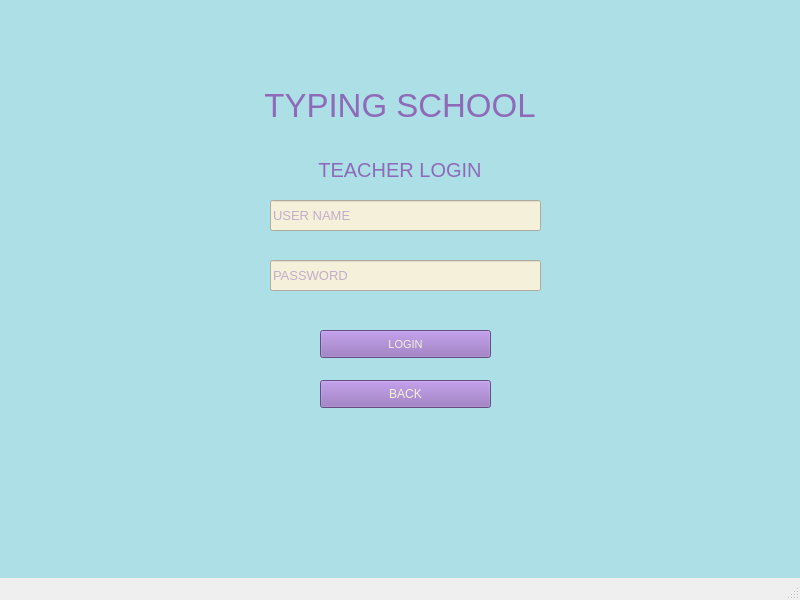
<?xml version="1.0" encoding="UTF-8"?>
<ui version="4.0">
 <class>TeacherWindow</class>
 <widget class="QMainWindow" name="TeacherWindow">
  <property name="geometry">
   <rect>
    <x>0</x>
    <y>0</y>
    <width>800</width>
    <height>600</height>
   </rect>
  </property>
  <property name="minimumSize">
   <size>
    <width>800</width>
    <height>600</height>
   </size>
  </property>
  <property name="maximumSize">
   <size>
    <width>800</width>
    <height>600</height>
   </size>
  </property>
  <property name="windowTitle">
   <string>MainWindow</string>
  </property>
  <property name="styleSheet">
   <string notr="true"/>
  </property>
  <widget class="QWidget" name="centralwidget">
   <widget class="QPushButton" name="tloginbutton">
    <property name="geometry">
     <rect>
      <x>320</x>
      <y>330</y>
      <width>171</width>
      <height>28</height>
     </rect>
    </property>
    <property name="font">
     <font>
      <pointsize>8</pointsize>
     </font>
    </property>
    <property name="styleSheet">
     <string notr="true">QPushButton{
	background-color: rgb(143, 106, 185);
	color: rgb(245, 240, 218);
}
QPushButton::hover{
	background-color: rgb(115, 80, 139);
	color: rgb(245, 240, 218);
}
QPushButton::pressed{
	background-color: rgb(81, 65, 108);
    padding-left:5px;
	color: rgb(245, 240, 218);
    padding-top:5px;
}</string>
    </property>
    <property name="text">
     <string>LOGIN</string>
    </property>
   </widget>
   <widget class="QLineEdit" name="usernameline">
    <property name="geometry">
     <rect>
      <x>270</x>
      <y>200</y>
      <width>271</width>
      <height>31</height>
     </rect>
    </property>
    <property name="font">
     <font>
      <pointsize>10</pointsize>
     </font>
    </property>
    <property name="styleSheet">
     <string notr="true">background-color: rgb(245, 240, 218);
color:  rgb(143, 106, 185);</string>
    </property>
    <property name="placeholderText">
     <string>USER NAME</string>
    </property>
   </widget>
   <widget class="QLineEdit" name="tpasswordline">
    <property name="geometry">
     <rect>
      <x>270</x>
      <y>260</y>
      <width>271</width>
      <height>31</height>
     </rect>
    </property>
    <property name="font">
     <font>
      <pointsize>10</pointsize>
     </font>
    </property>
    <property name="styleSheet">
     <string notr="true">background-color: rgb(245, 240, 218);
color:  rgb(143, 106, 185);</string>
    </property>
    <property name="echoMode">
     <enum>QLineEdit::Password</enum>
    </property>
    <property name="placeholderText">
     <string>PASSWORD</string>
    </property>
   </widget>
   <widget class="QPushButton" name="tbackbutton">
    <property name="geometry">
     <rect>
      <x>320</x>
      <y>380</y>
      <width>171</width>
      <height>28</height>
     </rect>
    </property>
    <property name="styleSheet">
     <string notr="true">QPushButton{
	background-color: rgb(143, 106, 185);
	color: rgb(245, 240, 218);
}
QPushButton::hover{
	background-color: rgb(115, 80, 139);
	color: rgb(245, 240, 218);
}
QPushButton::pressed{
	background-color: rgb(81, 65, 108);
    padding-left:5px;
	color: rgb(245, 240, 218);
    padding-top:5px;
}</string>
    </property>
    <property name="text">
     <string>BACK</string>
    </property>
   </widget>
   <widget class="QLabel" name="message">
    <property name="geometry">
     <rect>
      <x>170</x>
      <y>300</y>
      <width>460</width>
      <height>20</height>
     </rect>
    </property>
    <property name="font">
     <font>
      <pointsize>10</pointsize>
      <weight>75</weight>
      <bold>true</bold>
     </font>
    </property>
    <property name="styleSheet">
     <string notr="true">color:  rgb(143, 106, 185);</string>
    </property>
    <property name="text">
     <string/>
    </property>
    <property name="alignment">
     <set>Qt::AlignCenter</set>
    </property>
   </widget>
   <widget class="QLabel" name="label">
    <property name="geometry">
     <rect>
      <x>0</x>
      <y>0</y>
      <width>800</width>
      <height>600</height>
     </rect>
    </property>
    <property name="styleSheet">
     <string notr="true">background-color: rgb(172, 223, 230);</string>
    </property>
    <property name="text">
     <string/>
    </property>
   </widget>
   <widget class="QLabel" name="label_2">
    <property name="geometry">
     <rect>
      <x>200</x>
      <y>60</y>
      <width>400</width>
      <height>91</height>
     </rect>
    </property>
    <property name="font">
     <font>
      <pointsize>25</pointsize>
     </font>
    </property>
    <property name="styleSheet">
     <string notr="true">color:  rgb(143, 106, 185);</string>
    </property>
    <property name="text">
     <string>TYPING SCHOOL</string>
    </property>
    <property name="alignment">
     <set>Qt::AlignCenter</set>
    </property>
   </widget>
   <widget class="QLabel" name="label_3">
    <property name="geometry">
     <rect>
      <x>300</x>
      <y>160</y>
      <width>200</width>
      <height>20</height>
     </rect>
    </property>
    <property name="font">
     <font>
      <pointsize>15</pointsize>
     </font>
    </property>
    <property name="styleSheet">
     <string notr="true">color:  rgb(143, 106, 185);</string>
    </property>
    <property name="text">
     <string>TEACHER LOGIN</string>
    </property>
    <property name="alignment">
     <set>Qt::AlignCenter</set>
    </property>
   </widget>
   <zorder>label</zorder>
   <zorder>tloginbutton</zorder>
   <zorder>usernameline</zorder>
   <zorder>tpasswordline</zorder>
   <zorder>tbackbutton</zorder>
   <zorder>message</zorder>
   <zorder>label_2</zorder>
   <zorder>label_3</zorder>
  </widget>
  <widget class="QMenuBar" name="menubar">
   <property name="geometry">
    <rect>
     <x>0</x>
     <y>0</y>
     <width>800</width>
     <height>26</height>
    </rect>
   </property>
  </widget>
  <widget class="QStatusBar" name="statusbar"/>
 </widget>
 <resources/>
 <connections/>
</ui>
